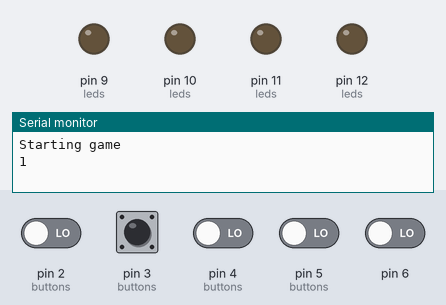
Bench run of a sketch on a simulated Arduino Nano, built with avr-gcc and run on an emulated ATmega328P. Parts: output pins drawn as LEDs (lit = HIGH), the last lines printed to the serial monitor. The test bench sets the inputs (shaded band); at power-on: pin 2 (buttons), pin 3 (buttons), pin 4 (buttons), pin 5 (buttons), pin 6 LOW. Random numbers use the default seed unless the sketch sets one.

Above: at 7.9 s.
8.0 s: pin 3 (buttons) pulled HIGH for 0.2 s
At 8.6 s:
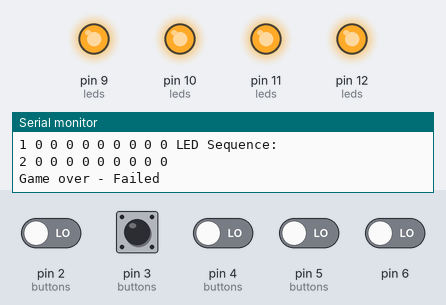
At 11.6 s:
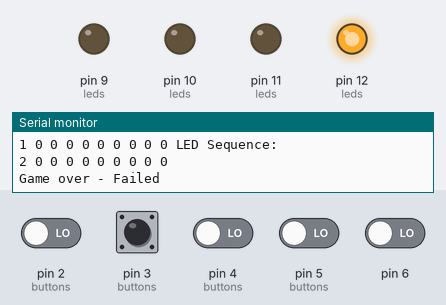
Timing chart, 0 to 18.7 s (numbered marks = the images above; inputs shaded):
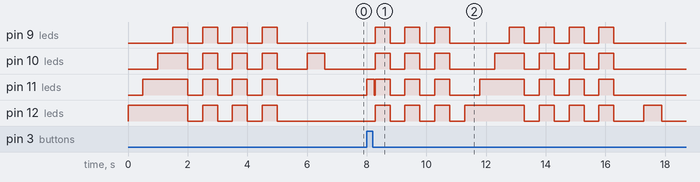

Measured:
- after the input at 8.0 s, pin 9 (leds): LOW → HIGH after 0.28 s, → LOW 0.50 s later, → HIGH 0.50 s later, → LOW 0.50 s later, … (14 changes in this stretch); pin 10 (leds): LOW → HIGH after 0.28 s, → LOW 0.50 s later, → HIGH 0.50 s later, → LOW 0.50 s later, … (14 changes in this stretch)
- by itself, pin 9 (leds): alternates HIGH for 0.50 s and LOW for 0.50 s, 8 changes in all, then stays LOW
- by itself, pin 12 (leds): repeats every 1.0 s: LOW 0.50 s, HIGH 0.50 s, until it stays LOW from 5.0 s

The sketch:

pattern-match-game.ino
```cpp
int delayBetweenBlinks = 500;
int delayForPickBlink = 600;

int led1 = 12;
int led2 = 11;
int led3 = 10;
int led4 = 9;
int leds[] = {led1, led2, led3, led4};
byte numberOfLeds = 4;

int button1 = 2;
int button2 = 3;
int button3 = 4;
int button4 = 5;
int buttons[] = {button1, button2, button3, button4};
byte numberOfButtons = 4;

const int maxSequence = 10;
int ledSequence[maxSequence];
int buttonSequence[maxSequence];
int currentLevel;
const int maxSteps = 3;
int currentStep;

int difficultyButton = 6;
int difficulty = 0;

bool gameRunning;

int lastLed = 0;

void setup()
{
  Serial.begin(9600);
  setRandomSeed();

  for (byte i = 0; i < numberOfLeds; i++)
  {
    pinMode(leds[i], OUTPUT);
  }

  for (byte i = 0; i < numberOfButtons; i++)
  {
    pinMode(buttons[i], INPUT);
  }
}

void loop()
{
  if (difficulty == 2 && checkPressed(difficultyButton) || difficulty == 1 && !checkPressed(difficultyButton))
  {
    gameRunning = false;
  }

  if (!gameRunning)
  {
    if (checkPressed(difficultyButton))
    {
      difficulty = 1;
    }
    else
    {
      difficulty = 2;
    }

    initGame();
    startGame();
  }

  gameLoop();
}

void resetSequence()
{
  for (byte i = 0; i < maxSequence; i++)
  {
    ledSequence[i] = 0;
    buttonSequence[i] = 0;
  }
}

void setRandomSeed()
{
  int r = 0;
  for (int i = A0; i <= A7; i++)
  {
    r += analogRead(i);
  }
  randomSeed(r);
}

void gameLoop()
{
  if (!gameRunning)
  {
    return;
  }

  boolean sequenceFull = false;

  int sequencePressed = 0;

  while (sequencePressed < currentLevel)
  {
    bool button1Pressed = checkPressed(button1);
    bool button2Pressed = checkPressed(button2);
    bool button3Pressed = checkPressed(button3);
    bool button4Pressed = checkPressed(button4);

    if (button1Pressed + button2Pressed + button3Pressed + button4Pressed == 0)
    {
      continue;
    }

    for (byte i = 0; i < numberOfLeds; i++)
    {
      boolean pressed = turnOnIfPressed(buttons[i], leds[i]);
      if (pressed)
      {
        buttonSequence[sequencePressed] = i;
      }
    }

    sequencePressed++;

    waitForAllNotPressed();

    if (button1Pressed + button2Pressed + button3Pressed + button4Pressed > 1)
    {
      // More than one button was pressed at a time so end game.
      showFailedEndGame();
      gameRunning = false;
      return;
    }
  }

  printSequences();

  if (!verifySequences())
  {
    showFailedEndGame();
    gameRunning = false;
    return;
  }

  if (checkForVictory())
  {
    showSuccessEndGame();

    gameRunning = false;
  }
  else
  {
    fillNextSequence();
    showNextSequence();
  }
}

boolean verifySequences()
{
  for (byte i = 0; i < maxSequence; i++)
  {
    if (buttonSequence[i] != ledSequence[i])
    {
      return false;
    }
  }

  return true;
}

boolean checkForVictory()
{
  return (currentLevel == maxSequence && currentStep == maxSteps);
}

void printSequences()
{
  Serial.println("Button Sequence:");

  for (byte i = 0; i < maxSequence; i++)
  {
    Serial.print(buttonSequence[i]);
    Serial.print(" ");
  }

  Serial.println("LED Sequence:");

  for (byte i = 0; i < maxSequence; i++)
  {
    Serial.print(ledSequence[i]);
    Serial.print(" ");
  }

  Serial.println(" ");
}

void waitForAllNotPressed()
{
  bool anyPressed = true;
  while (anyPressed)
  {
    bool button1Pressed = checkPressed(button1);
    bool button2Pressed = checkPressed(button2);
    bool button3Pressed = checkPressed(button3);
    bool button4Pressed = checkPressed(button4);

    if (button1Pressed + button2Pressed + button3Pressed + button4Pressed == 0)
    {
      anyPressed = false;
    }
    else
    {
      delay(250);
    }
  }

  turnOffAllLeds();
}

void startGame()
{
  Serial.println("Starting game");
  resetSequence();
  currentLevel = 1;
  currentStep = 0;

  fillNextSequence();
  showNextSequence();
  gameRunning = true;
}

int getNextLed()
{
  int ledToMatch = 0;
  do
  {
    int rand = random(0, 4);

    ledToMatch = rand;

  } while (ledToMatch == lastLed);

  lastLed = ledToMatch;

  return ledToMatch;
}

void fillNextSequence()
{
  currentStep++;
  Serial.println(currentStep);

  if (currentStep > maxSteps)
  {
    if (difficulty != 1)
    {
      currentLevel++;
    }

    currentStep = 1;
  }

  for (byte i = 0; i < currentLevel; i++)
  {
    ledSequence[i] = getNextLed();
  }
}

void showNextSequence()
{
  turnOffAllLeds();
  delay(delayBetweenBlinks);

  for (byte i = 0; i < currentLevel; i++)
  {
    turnOnLed(leds[ledSequence[i]]);
    delay(delayForPickBlink);
    turnOffLed(leds[ledSequence[i]]);
    delay(delayBetweenBlinks);
  }
}

void initGame()
{
  turnOnLed(led1);
  delay(delayBetweenBlinks);
  turnOnLed(led2);
  delay(delayBetweenBlinks);
  turnOnLed(led3);
  delay(delayBetweenBlinks);
  turnOnLed(led4);
  delay(delayBetweenBlinks);

  turnOffAllLeds();
  delay(delayBetweenBlinks);

  flashAllLeds();
}

void showFailedEndGame()
{
  Serial.println("Game over - Failed");
  turnOffAllLeds();

  flashAllLeds();
}

void showSuccessEndGame()
{
  Serial.println("Game over - Success");
  turnOffAllLeds();

  turnOnAllLeds();
  delay(5000);
  turnOffAllLeds();
  flashAllLeds();
}

void flashAllLeds()
{
  for (byte i = 0; i < 3; i++)
  {
    turnOnAllLeds();
    delay(delayBetweenBlinks);
    turnOffAllLeds();
    delay(delayBetweenBlinks);
  }
}

void turnOnAllLeds()
{
  for (byte i = 0; i < numberOfLeds; i++)
  {
    turnOnLed(leds[i]);
  }
}

void turnOffAllLeds()
{
  for (byte i = 0; i < numberOfLeds; i++)
  {
    turnOffLed(leds[i]);
  }
}

void turnOnLed(int led)
{
  digitalWrite(led, HIGH);
}

void turnOffLed(int led)
{
  digitalWrite(led, LOW);
}

bool checkPressed(int button)
{
  int buttonStatus = digitalRead(button);

  return buttonStatus == HIGH;
}

bool turnOnIfPressed(int button, int led)
{
  int buttonStatus = digitalRead(button);

  if (buttonStatus == HIGH)
  {
    digitalWrite(led, HIGH);
    return true;
  }
  else
  {
    digitalWrite(led, LOW);
    return false;
  }
}
```
